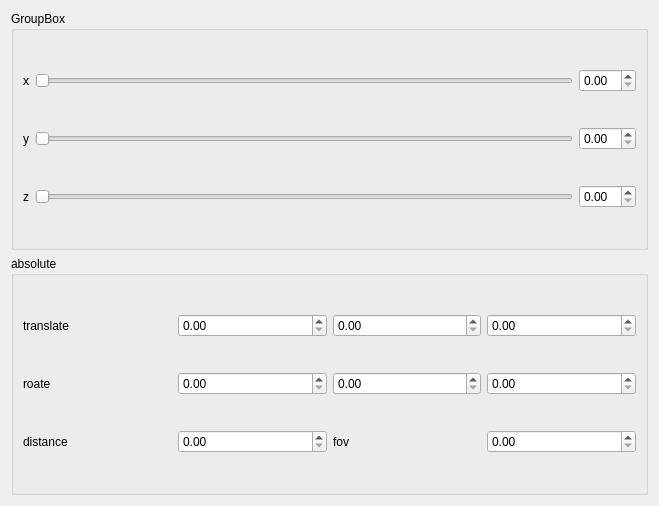
<?xml version="1.0" encoding="UTF-8"?>
<ui version="4.0">
 <class>CameraControlWidget</class>
 <widget class="QWidget" name="CameraControlWidget">
  <property name="geometry">
   <rect>
    <x>0</x>
    <y>0</y>
    <width>659</width>
    <height>506</height>
   </rect>
  </property>
  <property name="sizePolicy">
   <sizepolicy hsizetype="Expanding" vsizetype="Expanding">
    <horstretch>0</horstretch>
    <verstretch>0</verstretch>
   </sizepolicy>
  </property>
  <property name="windowTitle">
   <string>CameraControlWidget</string>
  </property>
  <layout class="QGridLayout" name="gridLayout">
   <item row="0" column="1">
    <widget class="QGroupBox" name="groupBox">
     <property name="title">
      <string>GroupBox</string>
     </property>
     <layout class="QGridLayout" name="gridLayout_2">
      <item row="0" column="1">
       <widget class="QSlider" name="horizontalSlider">
        <property name="orientation">
         <enum>Qt::Horizontal</enum>
        </property>
       </widget>
      </item>
      <item row="0" column="2">
       <widget class="QDoubleSpinBox" name="doubleSpinBox"/>
      </item>
      <item row="0" column="0">
       <widget class="QLabel" name="label">
        <property name="text">
         <string>x</string>
        </property>
       </widget>
      </item>
      <item row="1" column="0">
       <widget class="QLabel" name="label_2">
        <property name="text">
         <string>y</string>
        </property>
       </widget>
      </item>
      <item row="1" column="1">
       <widget class="QSlider" name="horizontalSlider_2">
        <property name="orientation">
         <enum>Qt::Horizontal</enum>
        </property>
       </widget>
      </item>
      <item row="1" column="2">
       <widget class="QDoubleSpinBox" name="doubleSpinBox_2"/>
      </item>
      <item row="2" column="2">
       <widget class="QDoubleSpinBox" name="doubleSpinBox_3"/>
      </item>
      <item row="2" column="1">
       <widget class="QSlider" name="horizontalSlider_3">
        <property name="orientation">
         <enum>Qt::Horizontal</enum>
        </property>
       </widget>
      </item>
      <item row="2" column="0">
       <widget class="QLabel" name="label_3">
        <property name="text">
         <string>z</string>
        </property>
       </widget>
      </item>
     </layout>
    </widget>
   </item>
   <item row="2" column="1">
    <widget class="QGroupBox" name="groupBox_2">
     <property name="title">
      <string>absolute</string>
     </property>
     <layout class="QGridLayout" name="gridLayout_3">
      <item row="0" column="2">
       <widget class="QDoubleSpinBox" name="doubleSpinBox_ty"/>
      </item>
      <item row="3" column="0">
       <widget class="QLabel" name="label_6">
        <property name="text">
         <string>distance</string>
        </property>
       </widget>
      </item>
      <item row="0" column="3">
       <widget class="QDoubleSpinBox" name="doubleSpinBox_tz"/>
      </item>
      <item row="0" column="0">
       <widget class="QLabel" name="label_4">
        <property name="text">
         <string>translate</string>
        </property>
       </widget>
      </item>
      <item row="2" column="0">
       <widget class="QLabel" name="label_5">
        <property name="text">
         <string>roate</string>
        </property>
       </widget>
      </item>
      <item row="0" column="1">
       <widget class="QDoubleSpinBox" name="doubleSpinBox_tx"/>
      </item>
      <item row="2" column="1">
       <widget class="QDoubleSpinBox" name="doubleSpinBox_rx"/>
      </item>
      <item row="2" column="2">
       <widget class="QDoubleSpinBox" name="doubleSpinBox_ry"/>
      </item>
      <item row="2" column="3">
       <widget class="QDoubleSpinBox" name="doubleSpinBox_rz"/>
      </item>
      <item row="3" column="1">
       <widget class="QDoubleSpinBox" name="doubleSpinBox_d"/>
      </item>
      <item row="3" column="2">
       <widget class="QLabel" name="label_7">
        <property name="text">
         <string>fov</string>
        </property>
       </widget>
      </item>
      <item row="3" column="3">
       <widget class="QDoubleSpinBox" name="doubleSpinBox_fov"/>
      </item>
     </layout>
    </widget>
   </item>
  </layout>
  <action name="actionRowSelected">
   <property name="text">
    <string>RowSelected</string>
   </property>
   <property name="shortcut">
    <string>Return</string>
   </property>
  </action>
 </widget>
 <resources/>
 <connections/>
</ui>
